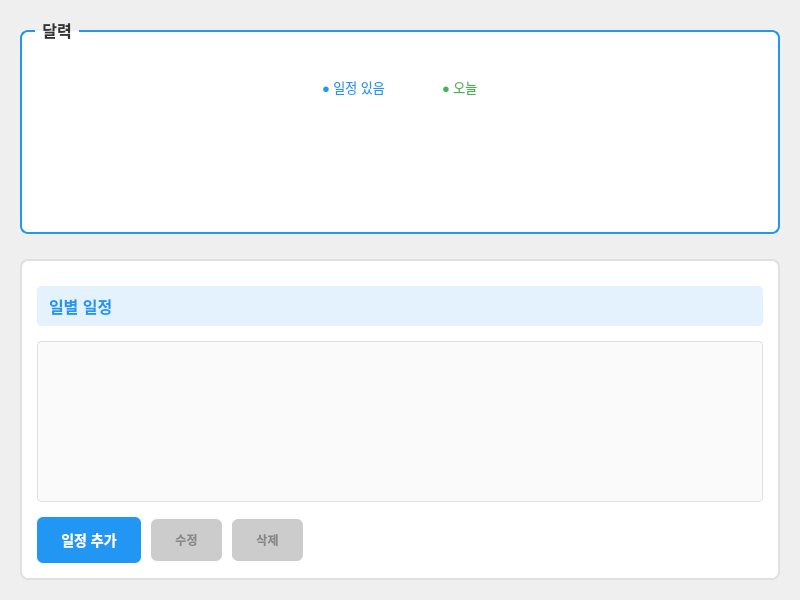
<?xml version="1.0" encoding="UTF-8"?>
<ui version="4.0">
 <class>SchedulePage</class>
 <widget class="QWidget" name="SchedulePage">
  <property name="geometry">
   <rect>
    <x>0</x>
    <y>0</y>
    <width>800</width>
    <height>600</height>
   </rect>
  </property>
  <layout class="QVBoxLayout" name="mainLayout">
   <property name="spacing">
    <number>20</number>
   </property>
   <property name="leftMargin">
    <number>20</number>
   </property>
   <property name="topMargin">
    <number>20</number>
   </property>
   <property name="rightMargin">
    <number>20</number>
   </property>
   <property name="bottomMargin">
    <number>20</number>
   </property>
   <item>
    <widget class="QGroupBox" name="calendarBox">
     <property name="styleSheet">
      <string>QGroupBox {
   font-size: 16px;
   font-weight: bold;
   color: #333;
   border: 2px solid #2196F3;
   border-radius: 8px;
   margin-top: 10px;
   padding-top: 15px;
   background-color: white;
}
QGroupBox::title {
   subcontrol-origin: margin;
   left: 15px;
   padding: 0 5px;
}</string>
     </property>
     <property name="title">
      <string>달력</string>
     </property>
     <layout class="QVBoxLayout" name="calendarBoxLayout">
      <property name="spacing">
       <number>15</number>
      </property>
      <property name="leftMargin">
       <number>20</number>
      </property>
      <property name="topMargin">
       <number>25</number>
      </property>
      <property name="rightMargin">
       <number>20</number>
      </property>
      <property name="bottomMargin">
       <number>20</number>
      </property>
      <item>
       <layout class="QHBoxLayout" name="legendLayout">
        <property name="spacing">
         <number>30</number>
        </property>
        <property name="bottomMargin">
         <number>15</number>
        </property>
        <item>
         <spacer name="horizontalSpacer_3">
          <property name="orientation">
           <enum>Qt::Orientation::Horizontal</enum>
          </property>
          <property name="sizeHint" stdset="0">
           <size>
            <width>40</width>
            <height>20</height>
           </size>
          </property>
         </spacer>
        </item>
        <item>
         <widget class="QLabel" name="legendLabel">
          <property name="styleSheet">
           <string>color: #2196F3; 
font-size: 13px; 
font-weight: normal; 
padding: 5px 10px;</string>
          </property>
          <property name="text">
           <string>● 일정 있음</string>
          </property>
         </widget>
        </item>
        <item>
         <widget class="QLabel" name="todayLabel">
          <property name="styleSheet">
           <string>color: #4CAF50; 
font-size: 13px; 
font-weight: normal; 
padding: 5px 10px;</string>
          </property>
          <property name="text">
           <string>● 오늘</string>
          </property>
         </widget>
        </item>
        <item>
         <spacer name="horizontalSpacer_4">
          <property name="orientation">
           <enum>Qt::Orientation::Horizontal</enum>
          </property>
          <property name="sizeHint" stdset="0">
           <size>
            <width>40</width>
            <height>20</height>
           </size>
          </property>
         </spacer>
        </item>
       </layout>
      </item>
      <item>
       <widget class="QScrollArea" name="scrollArea">
        <property name="styleSheet">
         <string>QScrollArea {
   border: none;
   background-color: white;
}
QScrollBar:vertical {
   border: none;
   background: #f0f0f0;
   width: 10px;
   margin: 0;
}
QScrollBar::handle:vertical {
   background: #2196F3;
   border-radius: 5px;
   min-height: 20px;
}
QScrollBar::handle:vertical:hover {
   background: #1976D2;
}
QScrollBar:horizontal {
   border: none;
   background: #f0f0f0;
   height: 10px;
   margin: 0;
}
QScrollBar::handle:horizontal {
   background: #2196F3;
   border-radius: 5px;
   min-width: 20px;
}
QScrollBar::handle:horizontal:hover {
   background: #1976D2;
}
QScrollBar::add-line, QScrollBar::sub-line {
   border: none;
   background: none;
}</string>
        </property>
        <property name="widgetResizable">
         <bool>false</bool>
        </property>
        <property name="alignment">
         <set>Qt::AlignmentFlag::AlignCenter</set>
        </property>
       </widget>
      </item>
     </layout>
    </widget>
   </item>
   <item>
    <widget class="QGroupBox" name="scheduleBox">
     <property name="styleSheet">
      <string>QGroupBox {
   border: 2px solid #e0e0e0;
   border-radius: 8px;
   margin-top: 5px;
   padding-top: 10px;
   background-color: white;
}</string>
     </property>
     <property name="title">
      <string/>
     </property>
     <layout class="QVBoxLayout" name="scheduleLayout">
      <property name="spacing">
       <number>15</number>
      </property>
      <property name="leftMargin">
       <number>15</number>
      </property>
      <property name="topMargin">
       <number>15</number>
      </property>
      <property name="rightMargin">
       <number>15</number>
      </property>
      <property name="bottomMargin">
       <number>15</number>
      </property>
      <item>
       <widget class="QLabel" name="dateLabel">
        <property name="styleSheet">
         <string>font-size: 16px; 
font-weight: bold; 
color: #2196F3; 
padding: 8px; 
background-color: #e3f2fd; 
border-radius: 4px;</string>
        </property>
        <property name="text">
         <string>일별 일정</string>
        </property>
       </widget>
      </item>
      <item>
       <widget class="QListWidget" name="scheduleList">
        <property name="styleSheet">
         <string>QListWidget {
   border: 1px solid #e0e0e0;
   border-radius: 4px;
   background-color: #fafafa;
   padding: 5px;
}
QListWidget::item {
   padding: 12px;
   margin: 4px;
   border-radius: 4px;
   background-color: white;
   border-left: 4px solid #2196F3;
}
QListWidget::item:selected {
   background-color: #e3f2fd;
   color: #1976D2;
   border-left: 4px solid #1976D2;
}
QListWidget::item:hover {
   background-color: #f5f5f5;
}</string>
        </property>
       </widget>
      </item>
      <item>
       <layout class="QHBoxLayout" name="buttonLayout">
        <property name="spacing">
         <number>10</number>
        </property>
        <item>
         <widget class="QPushButton" name="addButton">
          <property name="styleSheet">
           <string>QPushButton {
   background-color: #2196F3;
   color: white;
   border: none;
   padding: 12px 24px;
   border-radius: 6px;
   font-weight: bold;
   font-size: 14px;
}
QPushButton:hover {
   background-color: #1976D2;
}
QPushButton:pressed {
   background-color: #1565C0;
}</string>
          </property>
          <property name="text">
           <string>일정 추가</string>
          </property>
         </widget>
        </item>
        <item>
         <widget class="QPushButton" name="editButton">
          <property name="enabled">
           <bool>false</bool>
          </property>
          <property name="styleSheet">
           <string>QPushButton {
   background-color: #4CAF50;
   color: white;
   border: none;
   padding: 12px 24px;
   border-radius: 6px;
   font-weight: bold;
}
QPushButton:hover:enabled {
   background-color: #45a049;
}
QPushButton:pressed:enabled {
   background-color: #3d8b40;
}
QPushButton:disabled {
   background-color: #cccccc;
   color: #888;
}</string>
          </property>
          <property name="text">
           <string>수정</string>
          </property>
         </widget>
        </item>
        <item>
         <widget class="QPushButton" name="deleteButton">
          <property name="enabled">
           <bool>false</bool>
          </property>
          <property name="styleSheet">
           <string>QPushButton {
   background-color: #f44336;
   color: white;
   border: none;
   padding: 12px 24px;
   border-radius: 6px;
   font-weight: bold;
}
QPushButton:hover:enabled {
   background-color: #da190b;
}
QPushButton:pressed:enabled {
   background-color: #c41c0c;
}
QPushButton:disabled {
   background-color: #cccccc;
   color: #888;
}</string>
          </property>
          <property name="text">
           <string>삭제</string>
          </property>
         </widget>
        </item>
        <item>
         <spacer name="horizontalSpacer">
          <property name="orientation">
           <enum>Qt::Orientation::Horizontal</enum>
          </property>
          <property name="sizeHint" stdset="0">
           <size>
            <width>40</width>
            <height>20</height>
           </size>
          </property>
         </spacer>
        </item>
       </layout>
      </item>
     </layout>
    </widget>
   </item>
  </layout>
 </widget>
 <resources/>
 <connections/>
</ui>
